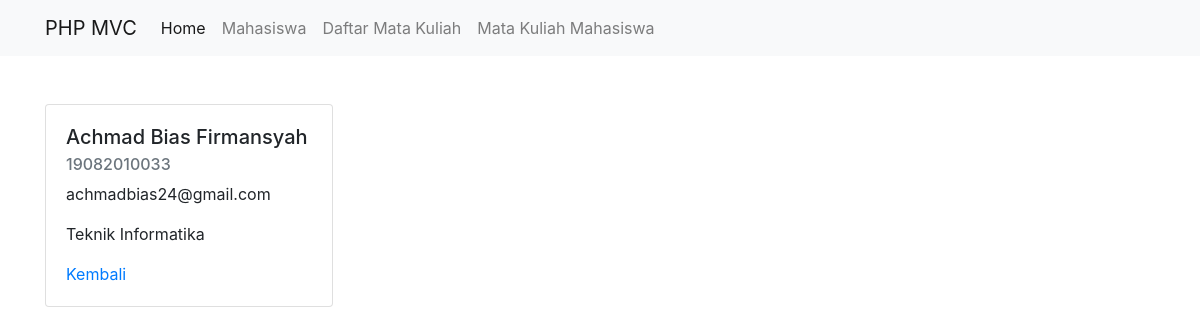
Page /public/mahasiswa/detail/3 on the committed database.
### tables this page shows
CREATE TABLE `mahasiswa` (
  `ID` int(11) NOT NULL,
  `ID_JURUSAN` int(11) DEFAULT NULL,
  `NAMA` varchar(255) DEFAULT NULL,
  `NRP` varchar(20) DEFAULT NULL,
  `EMAIL` varchar(255) NOT NULL
);

CREATE TABLE `jurusan` (
  `ID_JURUSAN` int(11) NOT NULL,
  `NAMA_JURUSAN` varchar(255) DEFAULT NULL
);

### app/core/Controller.php (called while the page is built, shortened)
<?php
class Controller {
    public function view($view, $data = [])
    {
        require_once '../app/views/' . $view . '.php';
    }
    public function model($model)
    {
        return new $model;
    }
}

### app/controllers/Mahasiswa.php (called while the page is built, shortened)
<?php
class Mahasiswa extends Controller
{
    public function detail($id)
    {
        $data['judul'] = 'Detail Mahasiswa';
        $data['mhs'] = $this->model('Mahasiswa_model')->getMahasiswaById($id);
        $this->view('mahasiswa/detail', $data);
    }
}

### app/core/App.php (called while the page is built, shortened)
<?php
class App
{
    protected $method = 'index';
    protected $params = [];
    public function __construct()
    {
        $url = $this->parseURL() ?? [''];
        if (file_exists('../app/controllers/' . $url[0] . '.php')) {
            unset($url[0]);
        }
        $this->controller = new $this->controller;
        if (isset($url[1])) {
            if (method_exists($this->controller, $url[1])) {
                $this->method = $url[1];
                unset($url[1]);
            }
        }
        if (!empty($url)) {
            $this->params = array_values($url);
        }
        call_user_func_array([$this->controller, $this->method], $this->params);
    }
    public function parseURL()
    {
        if (isset($_GET['url'])) {
            $url = rtrim($_GET['url'], '/');
            $url = filter_var($url, FILTER_SANITIZE_URL);
            $url = explode('/', $url);
            return $url;
        }
    }
}

### public/index.php (called while the page is built, shortened)
<?php
$app = new App;

### app/core/Database.php (called while the page is built, shortened)
<?php
class Database {
    private $host = DB_HOST;
    private $user = DB_USER;
    private $pass = DB_PASS;
    private $db_name = DB_NAME;
    private $dbh;
    private $stmt;
    public function __construct()
    {
        $dsn = 'mysql:host=' . $this->host . ';dbname=' . $this->db_name;
        $option = [
            PDO::ATTR_PERSISTENT => true,
            PDO::ATTR_ERRMODE => PDO::ERRMODE_EXCEPTION
        ];
        try {
            $this->dbh = new PDO($dsn, $this->user, $this->pass, $option);
        } catch(PDOException $e) {
            die($e->getMessage());
        }
    }
    public function query($query)
    {
        $this->stmt = $this->dbh->prepare($query);
    }
    public function bind($param, $value, $type = null)
    {
        if( is_null($type) ) {
            switch( true ) {
                default :
                    $type = PDO::PARAM_STR;
            }
        }
        $this->stmt->bindValue($param, $value, $type);
    }
    public function execute()
    {
        $this->stmt->execute();
    }
    public function single()
    {
        $this->execute();
        return $this->stmt->fetch(PDO::FETCH_ASSOC);
    }
}

### app/models/Mahasiswa_model.php (called while the page is built, shortened)
<?php
class Mahasiswa_model
{
    private $db;
    public function __construct()
    {
        $this->db = new Database;
    }
    public function getMahasiswaById($id)
    {
        $this->db->query('SELECT a.*,b.NAMA_JURUSAN FROM mahasiswa a join jurusan b on a.ID_JURUSAN=b.ID_JURUSAN WHERE ID=:id');
        $this->db->bind('id', $id);
        return $this->db->single();
    }
}

### app/views/mahasiswa/detail.php (the view)
<div class="container mt-5">
  <div class="card" style="width: 18rem;">
    <div class="card-body">
      <h5 class="card-title"><?= $data['mhs']['NAMA']; ?></h5>
      <h6 class="card-subtitle mb-2 text-muted"><?= $data['mhs']['NRP']; ?></h6>
      <p class="card-text"><?= $data['mhs']['EMAIL']; ?></p>
      <p class="card-text"><?= $data['mhs']['NAMA_JURUSAN']; ?></p>
      <a href="<?= BASEURL; ?>/mahasiswa" class="card-link">Kembali</a>
    </div>
  </div>
</div>

### rows in the picture
mahasiswa: NAMA "Achmad Bias Firmansyah", NRP "19082010033", EMAIL "achmadbias24@gmail.com", ID_JURUSAN.NAMA_JURUSAN "Teknik Informatika"
